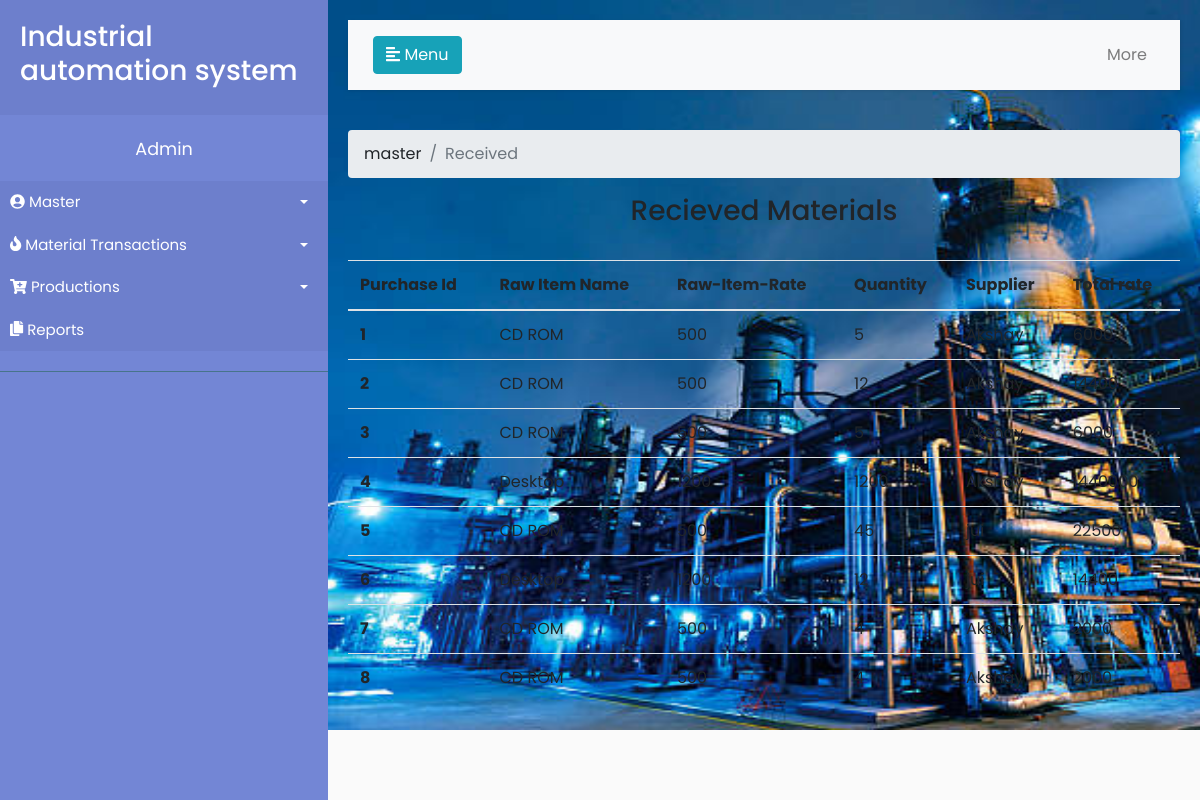
The app's page /material-transaction/material_received_list/, older data.
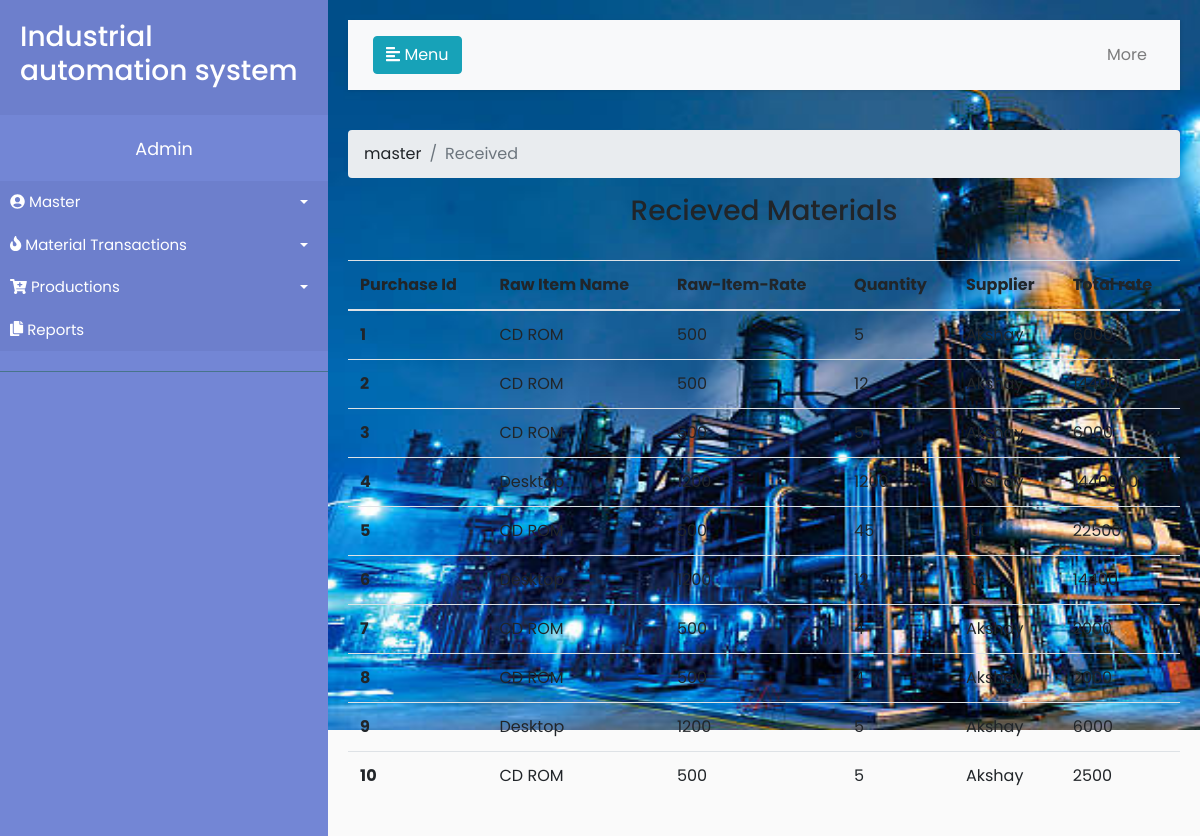
The same page, newer data.
### material_transaction/models.py (models this page shows, shortened)
class Purchase(models.Model):
	rawitem=models.ForeignKey(Rawitem, on_delete=models.CASCADE)
	quantity=models.PositiveIntegerField(blank=True)
	date=models.DateTimeField(default=timezone.now)
	supplier=models.ForeignKey(Supplier, on_delete=models.CASCADE)
	total=models.PositiveIntegerField(editable=False)
	receives=models.BooleanField(default=False)
	counts=models.PositiveIntegerField(null=True, blank=True)

class Rawitem(models.Model):
	itemcode = models.CharField(max_length=50)
	item_name = models.CharField(max_length=10)
	rate = models.PositiveIntegerField(blank=True)
	description = models.TextField()
	created_date = models.DateTimeField(default=timezone.now)
	def __str__(self):
		return self.item_name

### master/models.py (models this page shows)
class Supplier(models.Model):
	name = models.CharField(max_length=50)
	contact = models.PositiveIntegerField(max_length=10)
	email_id = models.EmailField(max_length=254, blank=True)
	address = models.TextField()
	created_date = models.DateTimeField(default=timezone.now)
	def __str__(self):
		return self.name

### material_transaction/views.py (the view)
# urls.py: path('material_received_list/',views.material_received_list,name='material_received_list'),
def material_received_list(request):
	materials = Purchase.objects.filter(receives = True).order_by('date')
	return render(request, 'material/recieved.html',{'materials':materials})

### material_transaction/templates/material/recieved.html
{% extends 'base.html' %}
{% block content %}
 <nav aria-label="breadcrumb">
  <ol class="breadcrumb">
    <li class="breadcrumb-item"><a href="{% url 'master' %}">master</a></li>
    <li class="breadcrumb-item active" aria-current="page">Received</li>
  </ol>
</nav>
<center><h3>Recieved Materials</h3></center></br>
<table class="table">
  <thead>
    <tr>
      <th scope="col">Purchase Id</th>
      <th scope="col">Raw Item Name</th>
      <th scope="col">Raw-Item-Rate</th>
      <th scope="col">Quantity</th>
      <th scope="col">Supplier</th>
       <th scope="col"> Total rate </th>
    </tr>
  </thead>
  <tbody>
{% for detail in materials %}
    <tr>
      <th scope="row"> {{ detail.id }}</th>
      <td>{{ detail.rawitem }}</td>
      <td>{{ detail.rawitem.rate }}</td>
      <td>{{ detail.quantity }}</td>
      <td>{{ detail.supplier }}</td>
      <td>{{ detail.total }}</td>
    </tr>
    {% endfor %}
  </tbody>
</table>
{% endblock %}

Row changes from the older to the newer data that the page shows:
added Purchase: id "9", rawitem "Desktop", rawitem.rate "1200", quantity "5", supplier "Akshay", total "6000"
added Purchase: id "10", rawitem "CD ROM", rawitem.rate "500", quantity "5", supplier "Akshay", total "2500"
